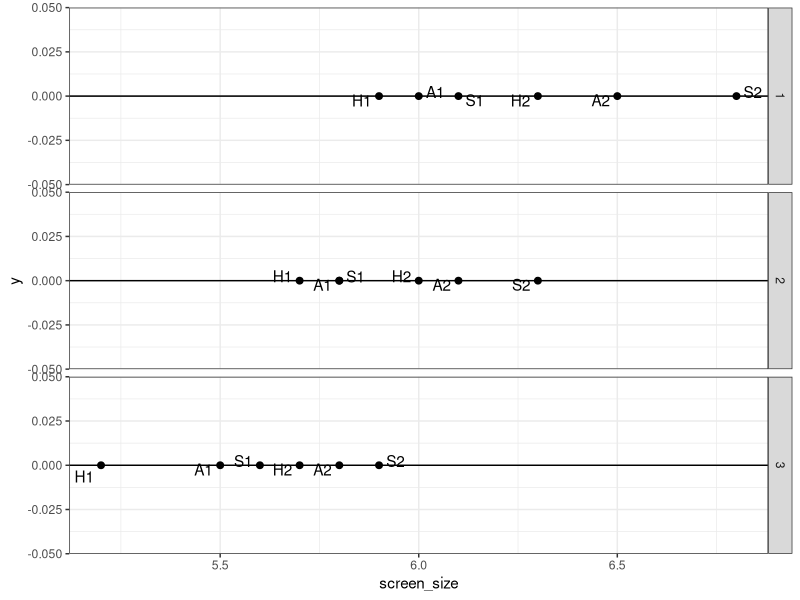
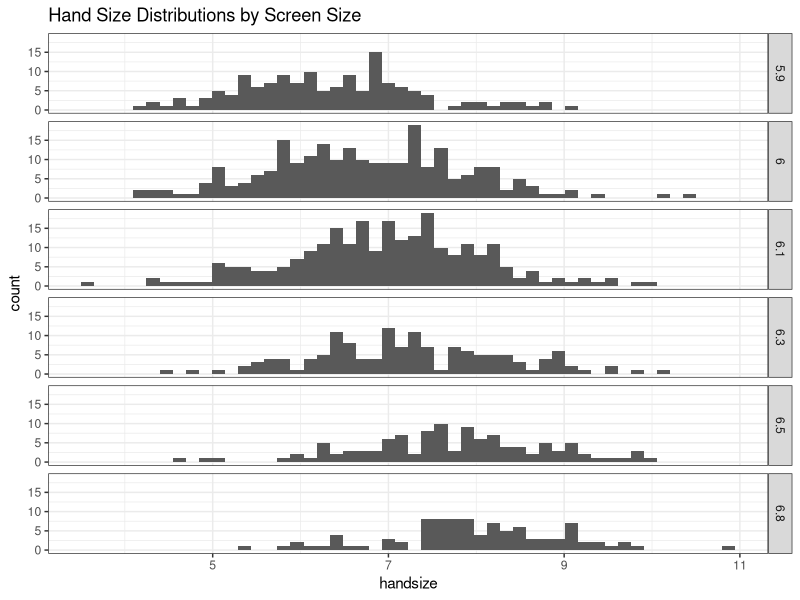
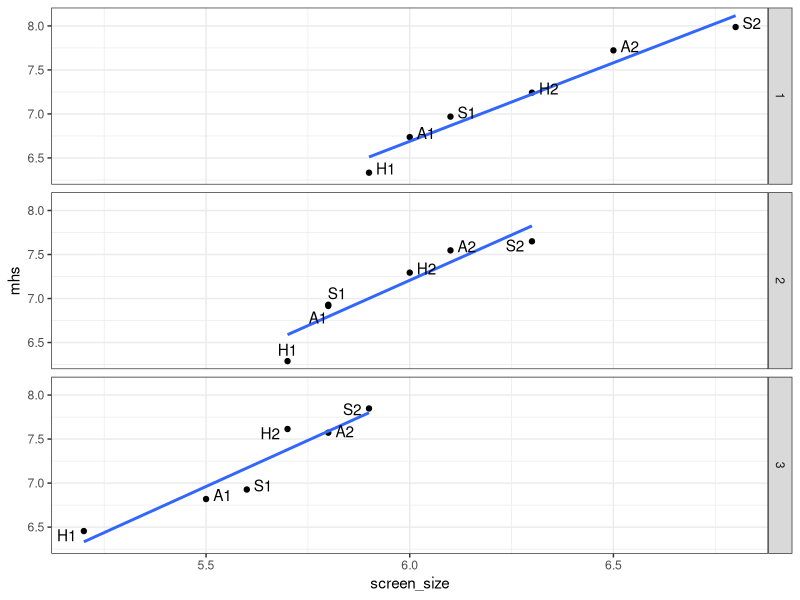
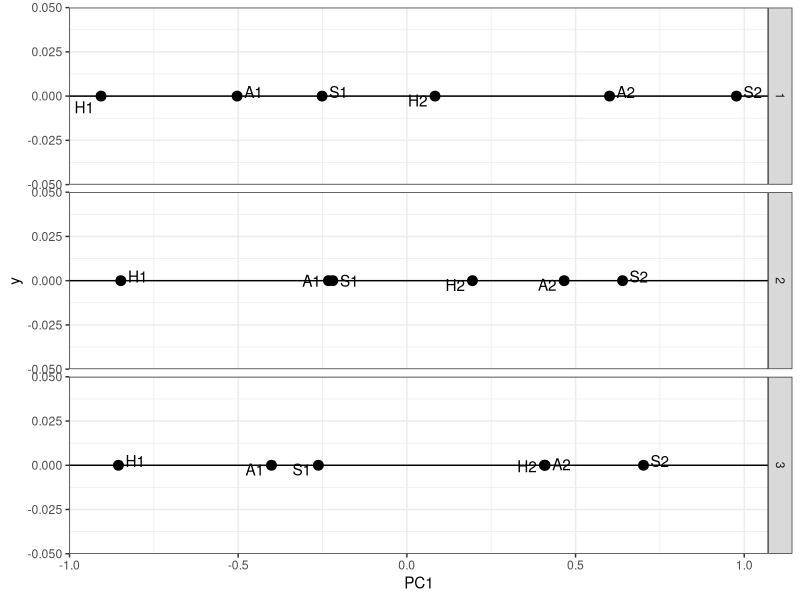

These figures' R source, in order:
## ---- chunk 1
library(tidyverse)
library(ggrepel)
cust_dat <- read_csv("./smartphone_customer_data.csv")
#map phones in 1D attribute space based on their screen sizes 

# create a small dataset with one row per phone
    sub <- cust_dat |> 
            select(years_ago, brand, screen_size, size_cat, phone_id) |> 
            arrange(years_ago, brand, screen_size, size_cat, phone_id) |> 
            distinct()
   head(sub)
  # plot phones by size, one facet per year
    ggplot(sub, aes(x=screen_size, y=0)) +        
        facet_grid(rows=vars(years_ago)) +        # facet_grid to create separate plots by years_ago
        geom_point(size=2) +                      
        geom_hline(yintercept=0) +                # horizontal line at y=0
        geom_text_repel(aes(label=phone_id)) +    # using ggrepel package, adds texts to points
        theme_bw()                                # theme
    
    
## ---- chunk 2
 sub <- cust_dat |> 
            group_by(years_ago, brand, screen_size, size_cat, phone_id) |> 
            summarize(mhs = mean(handsize)) |> 
            arrange(years_ago, brand, screen_size, size_cat, phone_id)

## ---- chunk 3
# Plot consumers' screensize vs handsize, facet by phone, for only years_ago==1
    ggplot(cust_dat |> filter(years_ago==1)) + 
        geom_histogram(aes(handsize), bins=50) + 
        facet_grid(rows=vars(screen_size)) + 
        ggtitle("Hand Size Distributions by Screen Size") + 
        theme_bw()
 # Plot/map phones in screensize x handsize space
    ggplot(sub, aes(x=screen_size, y=mhs)) +   # 
        geom_point() +                         #
        facet_grid(rows=vars(years_ago)) +     # different plots for different years_ago
        geom_smooth(method="lm", se=F) +       # add linear trend (ie regression) line
        geom_text_repel(aes(label=phone_id)) + #
        theme_bw()                        
## ---- chunk 4
#use PCA to reduce our 2D (screensize, avg handsize) to 1D
pca_out1 <- sub |> ungroup() |> filter(years_ago == 1) |> select(screen_size, mhs) |> prcomp()
pca_out2 <- sub |> ungroup() |> filter(years_ago == 2) |> select(screen_size, mhs) |> prcomp()
pca_out3 <- sub |> ungroup() |> filter(years_ago == 3) |> select(screen_size, mhs) |> prcomp()
    
summary(pca_out1)
summary(pca_out2)
summary(pca_out3)

 # We see that one component explains the majority of variance in the data
    # This is because mean-handsize and screen size are highly correlated
    
    sub |> group_by(years_ago) |> summarize(cor=cor(mhs, screen_size))
    
    # Let's also compare the variance along the principal components to the 
    # variance alone the original dimensions
    
    summary(pca_out1)
    sub |> ungroup() |> select(screen_size, mhs) |> summarize_all(sd)
    
    # we see that the original data varied along both variables, while the rotated
    # data varies mostly along the first principal component
    
    
    # the rotated data is in pca$x
    # we can use the first column of x for our 1D plot
    
    # first, "extract" x into a tibble, to make it easier to work with
    pcs1 <- as_tibble(pca_out1$x)
    pcs2 <- as_tibble(pca_out2$x)
    pcs3 <- as_tibble(pca_out3$x)
    
    # and append these tibbles together
    pcs <- bind_rows(pcs1, pcs2, pcs3, .id="years_ago")
    
    # now we can plot in 1D space
    ggplot(pcs, aes(x=PC1, y=0)) + 
        facet_grid(rows=vars(years_ago)) + 
        geom_point(size=3) + 
        geom_hline(yintercept=0) + 
        geom_text_repel(aes(label=sub$phone_id)) + 
        theme_bw()
